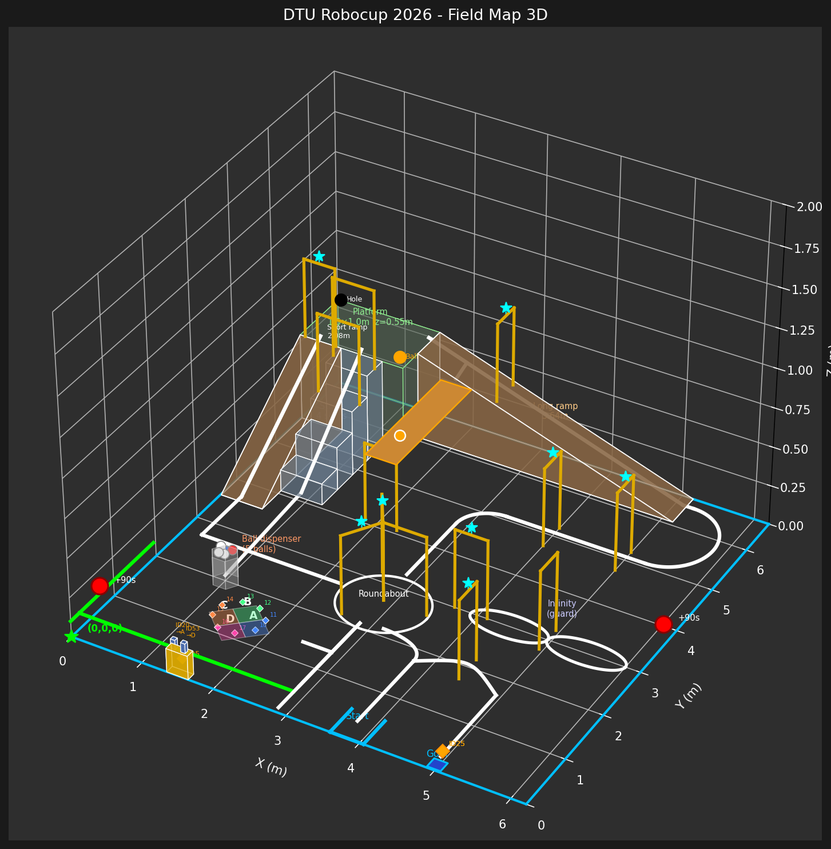
#> input picture mqtt_python/field_map_3d.png, 831 x 849 px, shrunk from 1453 x 1484 before the run
$ python -i sgate_1.py   (imports and definitions only)
#> lines starting #> are read from the running program, lines starting #| are printed output that depends on the picture; after the words box and inside, x2 and y2 are one past the last pixel; in counts of white or black regions, pixels touching at a corner belong together
#> further down, picture is the input picture: shape (849, 831, 3); mean B, G, R 53.3, 56.7, 57.1
#!/usr/bin/env python3

import cv2 as cv
import numpy as np
from datetime import datetime


class SGateOne:
    """Single orange-upright detector.

    TUNING (detection):
      - hsv_lower / hsv_upper: orange color mask range.
      - min_area: reject tiny blobs.
      - min_aspect / max_aspect: keep tall-ish shapes only.
      - min_fill: reject hollow or very irregular blobs.
      - min_height_px: reject short detections.
    """

    # --- HSV thresholds for orange (same defaults as sgate.py) ---
    hsv_lower = np.array([3, 120, 80], dtype=np.uint8)
    hsv_upper = np.array([30, 255, 255], dtype=np.uint8)

    # --- Contour filter parameters for one upright ---
    min_area      = 500
    min_aspect    = 0.05
    max_aspect    = 0.8
    min_fill      = 0.15
    min_height_px = 50

    # --- Detection results (updated each detect() call) ---
    detected        = False
    bar_cx          = 0
    bar_cy          = 0
    bar_height_px   = 0
    bar_width_px    = 0
    bar_area_px     = 0
    bar_rect        = None
    bar_side_hint   = "unknown"   # "left", "right", or "unknown"
    detectedTime    = datetime.now()
    detCnt          = 0

    # --- Internal ---
    _kernel         = None
    _img_w          = 0

    ##########################################################

    # [5 lines left out: function setup, not called in this run]

    ##########################################################

    def detect(self, img):
        """Detect a single orange upright in a BGR image.
        Picks the best upright candidate (largest area) and updates:
        detected, bar_cx, bar_cy, bar_height_px, bar_width_px, bar_area_px, bar_rect.
        Returns True if a candidate is found."""
        h, w = img.shape[:2]
#> h = 849; w = 831
        self._img_w = w
#> self._img_w = 831

        hsv = cv.cvtColor(img, cv.COLOR_BGR2HSV)
#> hsv: shape (849, 831, 3); mean H, S, V 5.2, 12.3, 59.4
        mask = cv.inRange(hsv, self.hsv_lower, self.hsv_upper)
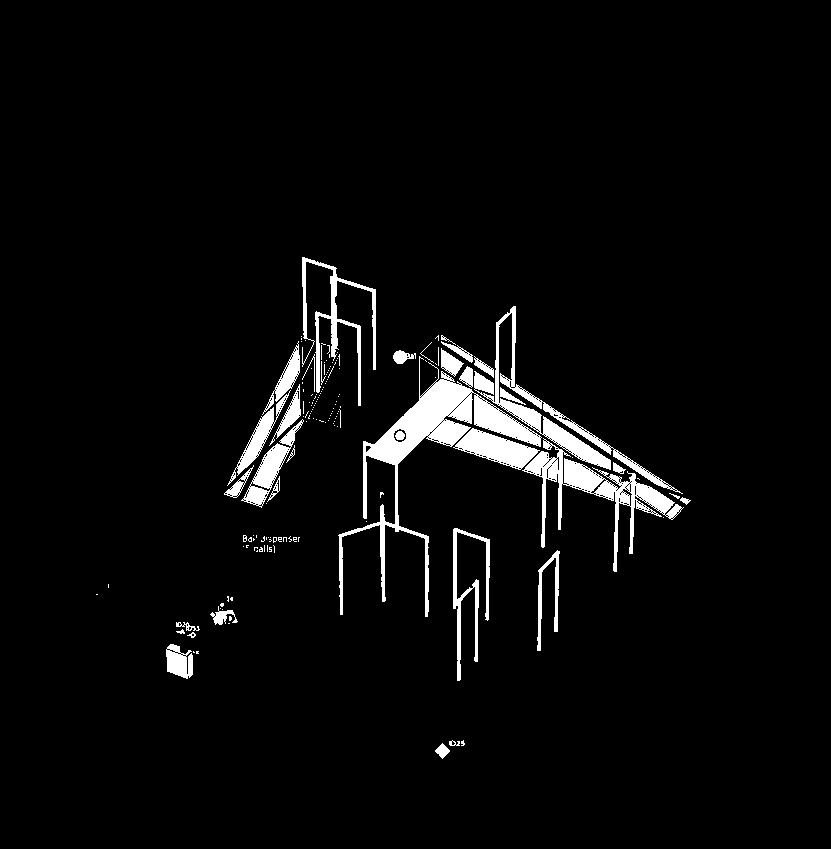
#> mask: shape (849, 831); 4.1% white; 163 white regions (128 under 20 px), largest, box (x1, y1, x2, y2) and area: (338, 356, 542, 617) 7653, (522, 438, 684, 572) 4161, (474, 306, 683, 494) 4004

        mask = cv.morphologyEx(mask, cv.MORPH_CLOSE, self._kernel, iterations=2)
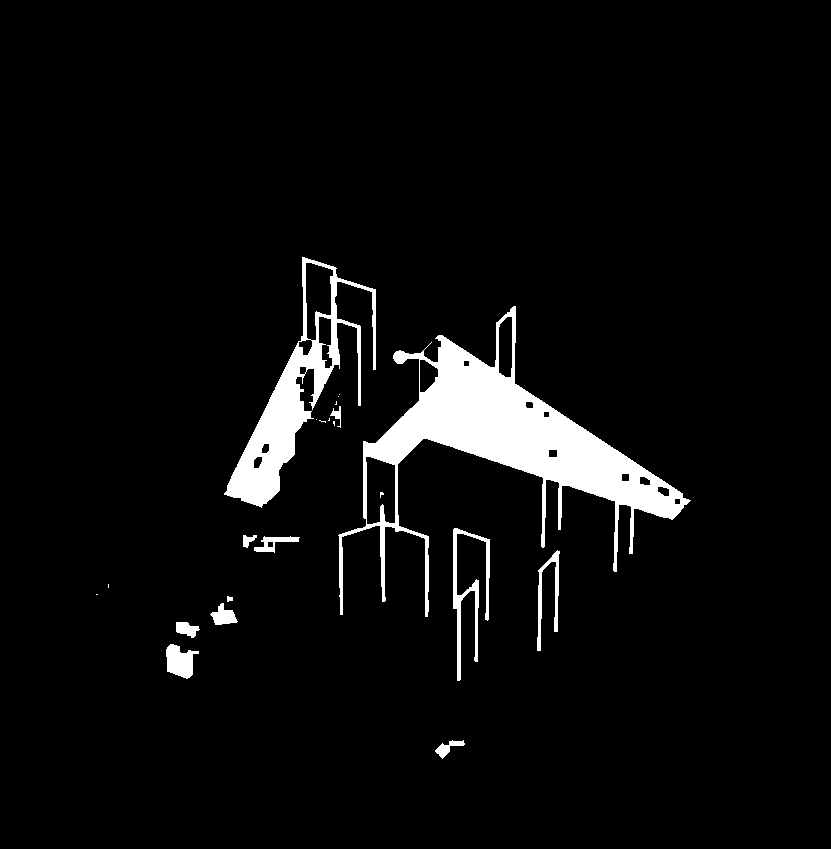
#> mask: shape (849, 831); 5.1% white; 22 white regions (10 under 20 px), largest, box (x1, y1, x2, y2) and area: (338, 306, 691, 617) 23208, (224, 257, 376, 508) 8510, (453, 528, 490, 681) 1426
        mask = cv.morphologyEx(mask, cv.MORPH_OPEN, self._kernel, iterations=1)
#> mask: shape (849, 831); 5.1% white; 13 white regions (1 under 20 px)

        contours, _ = cv.findContours(mask, cv.RETR_EXTERNAL, cv.CHAIN_APPROX_SIMPLE)
#> contours = 13 contours, 2 with area under 20; largest, box (x1, y1, x2, y2) and area: (339, 306, 689, 617) 23069, (225, 257, 376, 507) 7828, (453, 528, 490, 681) 1065, (166, 644, 199, 678) 671, (537, 551, 560, 651) 496

        candidates = []
        for c in contours:
            area = cv.contourArea(c)
            if area < self.min_area:
                continue
            x, y, cw, ch = cv.boundingRect(c)
            if ch < self.min_height_px:
                continue
            aspect = cw / ch if ch > 0 else 0
            if not (self.min_aspect <= aspect <= self.max_aspect):
                continue
            fill = area / (cw * ch) if (cw * ch) > 0 else 0
            if fill < self.min_fill:
                continue
            candidates.append((x, y, cw, ch, area))
#> this loop made 13 passes
#> area on passes 1, 3, 4, 6, 7, 8, 11: 176, 214, 302.5, 495.5, 238.5, 79, 50
#> (area, x, y, cw, ch, aspect, fill) on passes 9, 13: (1065, 453, 528, 37, 153, 0.242, 0.188), (7827.5, 225, 257, 151, 250, 0.604, 0.207)
#> after the loop, candidates = [(453, 528, 37, 153, 1065), (225, 257, 151, 250, 7827.5)]

        if not candidates:
            self.detected = False
            self.bar_rect = None
            self.bar_area_px = 0
            self.bar_height_px = 0
            self.bar_width_px = 0
            self.bar_side_hint = "unknown"
            return False

        # Use the most dominant upright by area.
        best = max(candidates, key=lambda r: r[4])
#> best = (225, 257, 151, 250, 7827.5)
        x, y, bw, bh, area = best
#> bw = 151; bh = 250
        self.bar_rect = (x, y, bw, bh)
#> self.bar_rect = (225, 257, 151, 250)
        self.bar_width_px = bw
#> self.bar_width_px = 151
        self.bar_height_px = bh
#> self.bar_height_px = 250
        self.bar_area_px = int(area)
#> self.bar_area_px = 7827
        self.bar_cx = x + bw // 2
#> self.bar_cx = 300
        self.bar_cy = y + bh // 2
#> self.bar_cy = 382
        self.bar_side_hint = "left" if self.bar_cx < (w // 2) else "right"
#> self.bar_side_hint = 'left'
        self.detected = True
        self.detectedTime = datetime.now()
        self.detCnt += 1
        return True

    ##########################################################

    # [32 lines left out: functions steeringError, paint, not called in this run]

    ##########################################################

    def terminate(self):
        print("% SGateOne:: terminated")


class SGateOneEntryController:
    """Small close-range controller for roundabout entry using one orange bar.

    Outputs a relative pose proxy and a suggested (v, w) command:
      - lateral_error: normalized horizontal error wrt desired bar position
      - depth_error: proxy based on bar width wrt desired target width
      - v_cmd: forward speed command (m/s)
      - w_cmd: turn-rate command (rad/s)
    """

    # =========================
    # TUNING (entry alignment)
    # =========================
    # Desired bar position in image coordinates.
    # Keep this at 0.0 to center the bar, or offset (e.g. -0.25) to keep
    # the bar left-of-center if that gives safer wheel clearance.
    # Calibrated default from field sample where entry pose was judged good.
    target_x_norm = 0.302

    # Desired bar width in px at "good entry pose".
    # Tune from real frames where entry works well.
    # Calibrated default from field sample where entry pose was judged good.
    target_width_px = 128.0

    # If bar is larger than this, treat as too close and stop.
    stop_width_px = 80.0

    # Command limits and gains.
    min_v = 0.05
    max_v = 0.18
    max_w = 0.7
    kx = 1.2       # steering from lateral error
    kd = 0.20      # damping on lateral error derivative
    kh = 0.20      # speed scaling from depth error
    search_w = 0.25

    # Smoothing and confidence settings.
    ema_alpha = 0.25
    min_seen_width_px = 12.0

    _x_filt = 0.0
    _w_filt = 0.0
    _e_x_prev = 0.0
    _has_history = False

    # [5 lines left out: function reset, not called in this run]

    def _clamp(self, x, lo, hi):
        return max(lo, min(hi, x))

    # [77 lines left out: functions _norm_bar_x, relative_pose, command, not called in this run]


# singleton instance — mirrors pattern used by sgate, svline, etc.
gate1 = SGateOne()
gate1_ctrl = SGateOneEntryController()

>>> import cv2
>>> picture = cv2.imread('../field_map_3d.png')
>>> result = SGateOne().detect(picture)
#> result = True
